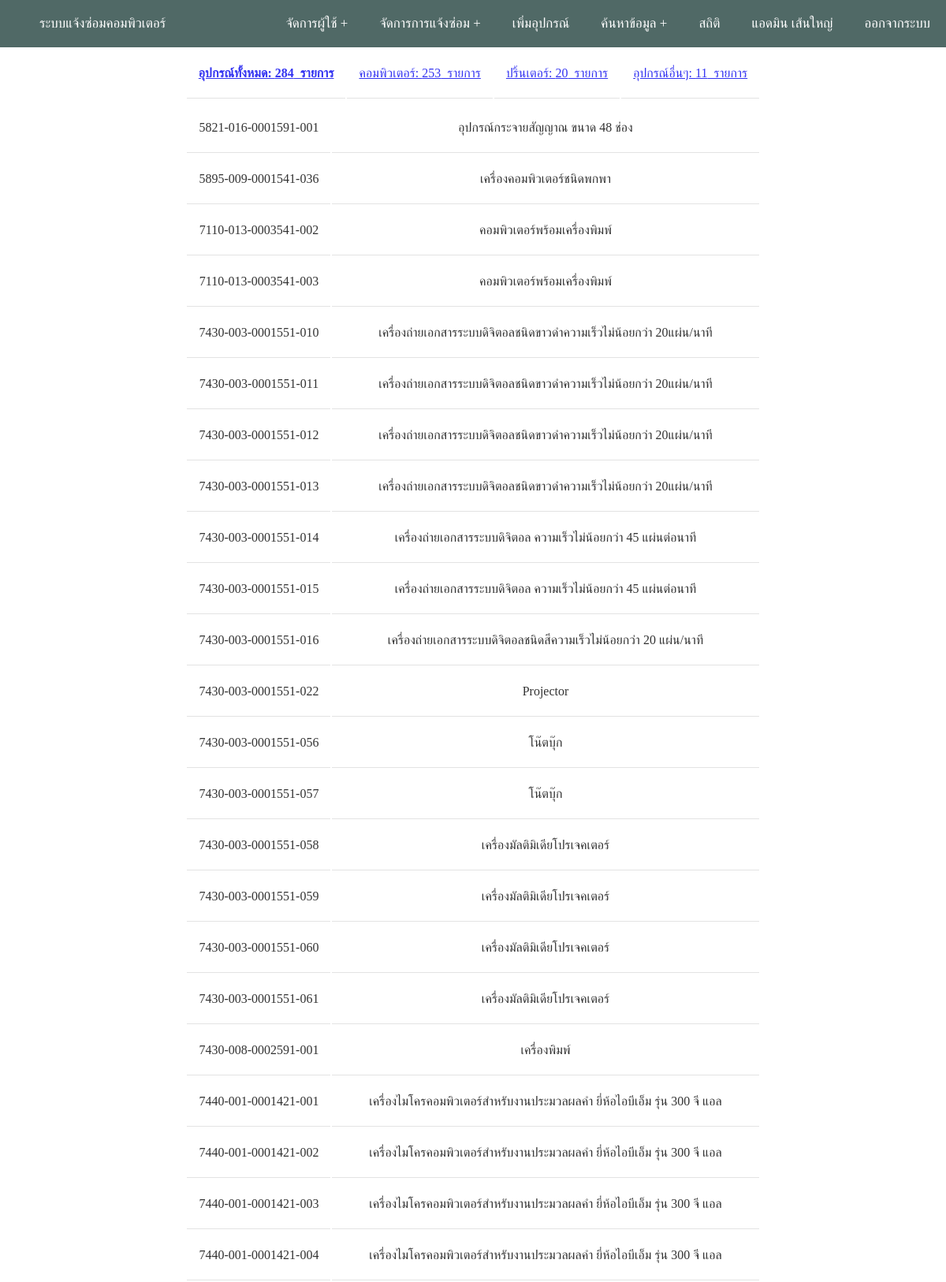
The app's page /static/static_inven.php?a=all (signed in, upper part) with its own data.
### tables this page shows
CREATE TABLE IF NOT EXISTS `inventory` (
  `id` int(11) NOT NULL AUTO_INCREMENT,
  `serial` varchar(20) NOT NULL,
  `c_name` varchar(100) NOT NULL,
  `type_id` int(11) unsigned zerofill NOT NULL,
  `department` int(11) unsigned zerofill NOT NULL,
  `w_id` int(11) NOT NULL,
  PRIMARY KEY (`serial`),
  UNIQUE KEY `id` (`id`),
  KEY `type_id` (`type_id`),
  KEY `department` (`department`),
  KEY `where` (`w_id`)
);

### static/static.php (called while the page is built, shortened)
<?php
$sql = "SELECT type_id FROM inventory";
$query = mysqli_query($conn,$sql) or die (mysqli_error($conn));
$inven = mysqli_num_rows($query);
$sql = "SELECT type_id FROM inventory WHERE type_id='1'";
$query = mysqli_query($conn,$sql) or die (mysqli_error($conn));
$inven1 = mysqli_num_rows($query);
$sql = "SELECT type_id FROM inventory WHERE type_id='2'";
$query = mysqli_query($conn,$sql) or die (mysqli_error($conn));
$inven2 = mysqli_num_rows($query);
$sql = "SELECT type_id FROM inventory WHERE type_id='3'";
$query = mysqli_query($conn,$sql) or die (mysqli_error($conn));
$inven3 = mysqli_num_rows($query);
?>

### static/static_inven.php (the view, shortened to what this page needs)
<?php
include("../page/header.php");
require('../connect_db.inc.php');
include 'static.php';
$a=$_GET["a"];
?>
<table>
<tr>
<th  /><a href="?a=all">อุปกรณ์ทั้งหมด: <?php echo $inven; ?>&nbsp รายการ</a>
<td /><a href="?a=a1">คอมพิวเตอร์: <?php echo $inven1; ?>&nbsp รายการ</a>
<td /><a href="?a=a2">ปริ้นเตอร์: <?php echo $inven2; ?>&nbsp รายการ</a>
<td /><a href="?a=a3">อุปกรณ์อื่นๆ: <?php echo $inven3; ?>&nbsp รายการ</a>
</tr>
</table>
<table>
<tr>
<?php if ($a == "all" )
{
	$sql = "SELECT * FROM inventory
   INNER JOIN type ON  inventory.department=type.id
   INNER JOIN kind ON  inventory.type_id=kind.id
   ORDER BY serial ASC";
   $query = mysqli_query($conn,$sql)or die (mysqli_error($conn));
	while($result=mysqli_fetch_array($query,MYSQLI_ASSOC))
	{
?>
<tr>
    <td><div align="center"><?php echo $result["serial"];?></td>
    <td ><div align="center"><?php echo $result["c_name"];?></td>
</tr>
<?php
	}
}
?>
</table>

### page/header.php (style rules this page uses)
* { box-sizing: border-box; font-family : Georgia, serif; }
body { margin: 0; padding: 0; font-family: 'Open Sans', sans-serif; line-height: 32px; }
th, td { border-bottom: 1px solid #ddd; padding: 15px; text-align: left; }

### records on screen
inventory: serial "5821-016-0001591-001", c_name "อุปกรณ์กระจายสัญญาณ ขนาด 48 ช่อง"
inventory: serial "5895-009-0001541-036", c_name "เครื่องคอมพิวเตอร์ชนิดพกพา"
inventory: serial "7110-013-0003541-002", c_name "คอมพิวเตอร์พร้อมเครื่องพิมพ์"
inventory: serial "7110-013-0003541-003", c_name "คอมพิวเตอร์พร้อมเครื่องพิมพ์"
inventory: serial "7430-003-0001551-010", c_name "เครื่องถ่ายเอกสารระบบดิจิตอลชนิดขาวดำความเร็วไม่น้อยกว่า 20แผ่น/นาที"
inventory: serial "7430-003-0001551-011", c_name "เครื่องถ่ายเอกสารระบบดิจิตอลชนิดขาวดำความเร็วไม่น้อยกว่า 20แผ่น/นาที"
inventory: serial "7430-003-0001551-012", c_name "เครื่องถ่ายเอกสารระบบดิจิตอลชนิดขาวดำความเร็วไม่น้อยกว่า 20แผ่น/นาที"
inventory: serial "7430-003-0001551-013", c_name "เครื่องถ่ายเอกสารระบบดิจิตอลชนิดขาวดำความเร็วไม่น้อยกว่า 20แผ่น/นาที"
inventory: serial "7430-003-0001551-014", c_name "เครื่องถ่ายเอกสารระบบดิจิตอล ความเร็วไม่น้อยกว่า 45 แผ่นต่อนาที"
inventory: serial "7430-003-0001551-015", c_name "เครื่องถ่ายเอกสารระบบดิจิตอล ความเร็วไม่น้อยกว่า 45 แผ่นต่อนาที"
inventory: serial "7430-003-0001551-016", c_name "เครื่องถ่ายเอกสารระบบดิจิตอลชนิดสีความเร็วไม่น้อยกว่า 20 แผ่น/นาที"
inventory: serial "7430-003-0001551-022", c_name "Projector"
inventory: serial "7430-003-0001551-056", c_name "โน๊ตบุ๊ก"
inventory: serial "7430-003-0001551-057", c_name "โน๊ตบุ๊ก"
inventory: serial "7430-003-0001551-058", c_name "เครื่องมัลติมิเดียโปรเจคเตอร์"
inventory: serial "7430-003-0001551-059", c_name "เครื่องมัลติมิเดียโปรเจคเตอร์"
inventory: serial "7430-003-0001551-060", c_name "เครื่องมัลติมิเดียโปรเจคเตอร์"
inventory: serial "7430-003-0001551-061", c_name "เครื่องมัลติมิเดียโปรเจคเตอร์"
inventory: serial "7430-008-0002591-001", c_name "เครื่องพิมพ์"
inventory: serial "7440-001-0001421-001", c_name "เครื่องไมโครคอมพิวเตอร์สำหรับงานประมวลผลคำ ยี่ห้อไอบีเอ็ม รุ่น 300 จี แอล"
inventory: serial "7440-001-0001421-002", c_name "เครื่องไมโครคอมพิวเตอร์สำหรับงานประมวลผลคำ ยี่ห้อไอบีเอ็ม รุ่น 300 จี แอล"
inventory: serial "7440-001-0001421-003", c_name "เครื่องไมโครคอมพิวเตอร์สำหรับงานประมวลผลคำ ยี่ห้อไอบีเอ็ม รุ่น 300 จี แอล"
inventory: serial "7440-001-0001421-004", c_name "เครื่องไมโครคอมพิวเตอร์สำหรับงานประมวลผลคำ ยี่ห้อไอบีเอ็ม รุ่น 300 จี แอล"

### other values on screen
$name "แอดมิน"
$sur "เส้นใหญ่"
$inven "284"
$inven1 "253"
$inven2 "20"
$inven3 "11"
